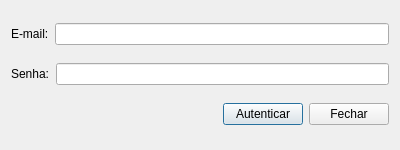
<?xml version="1.0" encoding="UTF-8"?>
<ui version="4.0">
 <class>form_autenticacao</class>
 <widget class="QDialog" name="form_autenticacao">
  <property name="geometry">
   <rect>
    <x>0</x>
    <y>0</y>
    <width>400</width>
    <height>150</height>
   </rect>
  </property>
  <property name="windowTitle">
   <string>Autenticação - Limus :: Livros e Músicas</string>
  </property>
  <property name="windowIcon">
   <iconset resource="arquivos.qrc">
    <normaloff>:/imagens/imagens/icone.png</normaloff>:/imagens/imagens/icone.png</iconset>
  </property>
  <layout class="QGridLayout" name="gridLayout">
   <item row="0" column="0">
    <layout class="QHBoxLayout" name="horizontalLayout_3">
     <item>
      <widget class="QLabel" name="label">
       <property name="text">
        <string>E-mail:</string>
       </property>
      </widget>
     </item>
     <item>
      <widget class="QLineEdit" name="lineEdit_email"/>
     </item>
    </layout>
   </item>
   <item row="1" column="0">
    <layout class="QHBoxLayout" name="horizontalLayout_2">
     <item>
      <widget class="QLabel" name="label_2">
       <property name="text">
        <string>Senha:</string>
       </property>
      </widget>
     </item>
     <item>
      <widget class="QLineEdit" name="lineEdit_senha">
       <property name="echoMode">
        <enum>QLineEdit::Password</enum>
       </property>
      </widget>
     </item>
    </layout>
   </item>
   <item row="2" column="0">
    <layout class="QHBoxLayout" name="horizontalLayout">
     <item>
      <spacer name="horizontalSpacer">
       <property name="orientation">
        <enum>Qt::Horizontal</enum>
       </property>
       <property name="sizeHint" stdset="0">
        <size>
         <width>40</width>
         <height>20</height>
        </size>
       </property>
      </spacer>
     </item>
     <item>
      <widget class="QPushButton" name="pushButton_autenticar">
       <property name="text">
        <string>Autenticar</string>
       </property>
      </widget>
     </item>
     <item>
      <widget class="QPushButton" name="pushButton_fechar">
       <property name="text">
        <string>Fechar</string>
       </property>
      </widget>
     </item>
    </layout>
   </item>
  </layout>
 </widget>
 <resources>
  <include location="arquivos.qrc"/>
 </resources>
 <connections/>
</ui>
